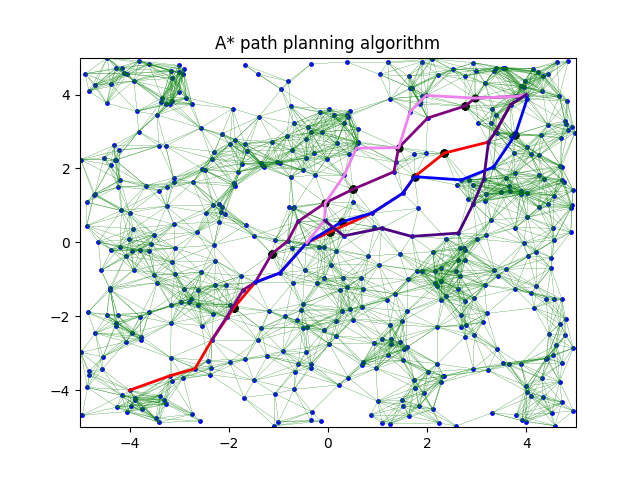

Source code (Python):
from lib.visualization import *
from lib.node import *
from lib.planner import *
from lib.environment import *
import numpy as np
import matplotlib.pyplot as plt

def replan(new_start, points, new_obstacles, cost_multiplier=1, prevCounts = (0, 0)):
    points.remove(new_start)
    env = Uniform(points, new_obstacles)
    env.add_startgoal(start=new_start, goal=[4, 4])
    planner = Astar(cost_multiplier, prevCounts[0], prevCounts[1])
    return (planner.plan(env.graph, env.start, env.goal), planner.getCounts())

np.random.seed(234)
# plot empty axes
fig, ax = plt.subplots()
viz = Visualization((-5, 5), (-5, 5), ax)
viz.plot_axes()
viz.show(msg='Showing axes. Press enter to continue')

# make environment
points = np.random.random((500,2)) * 10 - 5
points = points.tolist()
env = Uniform(points)
env.add_startgoal(start=[-4, -4], goal=[4, 4])
viz.plot_nodes(env.pts)
ax.set_title('A* path planning algorithm') 
viz.show(msg='Showing states. Press enter to continue')

# plot graph connections
viz.plot_graph(env.graph)
viz.show(msg='Showing graph. Press enter to continue')

planner = Astar()
path = planner.plan(env.graph, env.start, env.goal)

viz.plot_path(BasicNode.nodes_to_xy(path))
viz.show(msg='Showing path. Press enter to add point obstacle') 

# making obstacles at 25%, 50%, and 75% of the current path...
new_obstacles = []
idx = len(path) // 2
x = path[idx]
new_obstacles.append([x.x, x.y])
print(x, 'is now an obstacle')

idx = 3 * len(path) // 4
x = path[idx]
new_obstacles.append([x.x, x.y])
print(x, 'is now an obstacle')

idx = len(path) // 4
x = path[idx]
new_obstacles.append([x.x, x.y])
print(x, 'is now an obstacle')

# replanning
new_start = [path[idx - 1].x, path[idx - 1].y]
new_path, new_counts = replan(new_start, points, new_obstacles, 1, planner.getCounts())
viz.plot_path(BasicNode.nodes_to_xy(new_path), col='Purple')
viz.show(msg='Showing altered path. Press enter to quit')
print(f"associated onDeck and processed nodes: %s" % (new_counts, ))
print(f"associated onDeck and processed nodes before obstacles and replanning: %s" % (planner.getCounts(), ))
